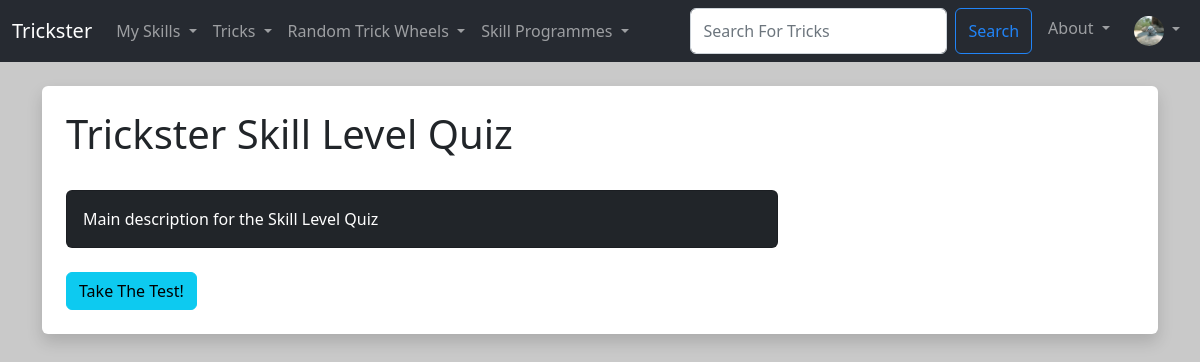
The page /quiz/skill_level_quiz (signed in) on the database as committed earlier.
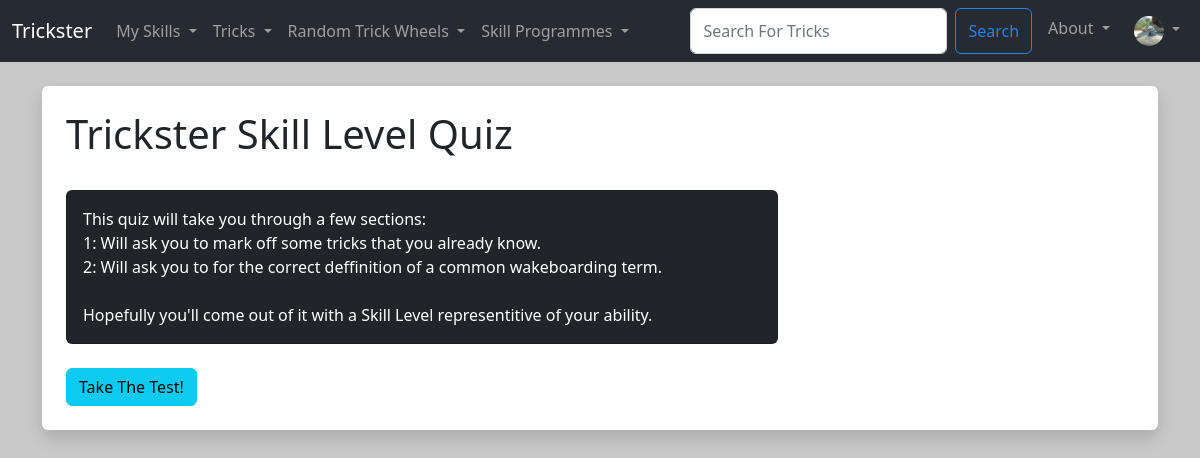
The same page on the database as committed later.
### TricksterQuiz/models.py (models this page shows, shortened)
class Skill_Level_Quiz(models.Model):
  QuizID = models.AutoField(primary_key=True)
  QuizTitle = models.CharField(max_length=30)
  QuizDiscription = models.TextField(blank=True)
  QuizNoOfSections = models.IntegerField()
  QuizImg = models.ImageField(null=True, blank=True, upload_to="images/quiz_images")
  class Meta:
    verbose_name_plural = 'Skill Level Quizes'

### TricksterQuiz/views.py (the view)
# urls.py: path('skill_level_quiz', views.skill_level_quiz, name='skill-level-quiz'),
def skill_level_quiz(request):
  Skill_Quiz = Skill_Level_Quiz.objects.get(QuizID=1)
  return render(request, 'pages/skill_level_quiz.html', {'Skill_Quiz':Skill_Quiz})

### TricksterQuiz/templates/pages/skill_level_quiz.html (shortened to what this page needs)
{% extends 'main/base.html' %}
{% load static %}
{% block content  %}
<div class="shadow  p-4 mb-5 bg-body rounded">
  <h1> {{ Skill_Quiz.QuizTitle }} </h1>
  <br/>
  <div class="col-8">
    <div class="card text-bg-dark">
      <div class="card-body">
        <p class="card-text">{{ Skill_Quiz.QuizDiscription|linebreaksbr }}</p>
      </div>
    </div>
  </div>
  <br/>
  <button
    class="btn btn-info modal-button"
    data-pk="{{Skill_Quiz.QuizID}}"
    data-quiz="{{Skill_Quiz.QuizTitle}}"
    data-sections="{{Skill_Quiz.QuizNoOfSections}}"
    data-imgURL="{{Skill_Quiz.QuizImg}}"
    data-bs-toggle="modal"
    data-bs-target="#quizStartModal">
    Take The Test!
  </button>
</div>
{% endblock %}

Rows that differ between the two databases and show on the page:
changed Skill_Level_Quiz "Trickster Skill Level Quiz": QuizDiscription "Main description for the Skill Level Quiz" → "This quiz will take you through a few sections: 1: Will ask you to mark off some tricks that you already know. 2: Will ask you to for the correct deffinition of a common wakeboarding term. Hopefully you'll come out of it with a Skill Level representitive of your ability."
